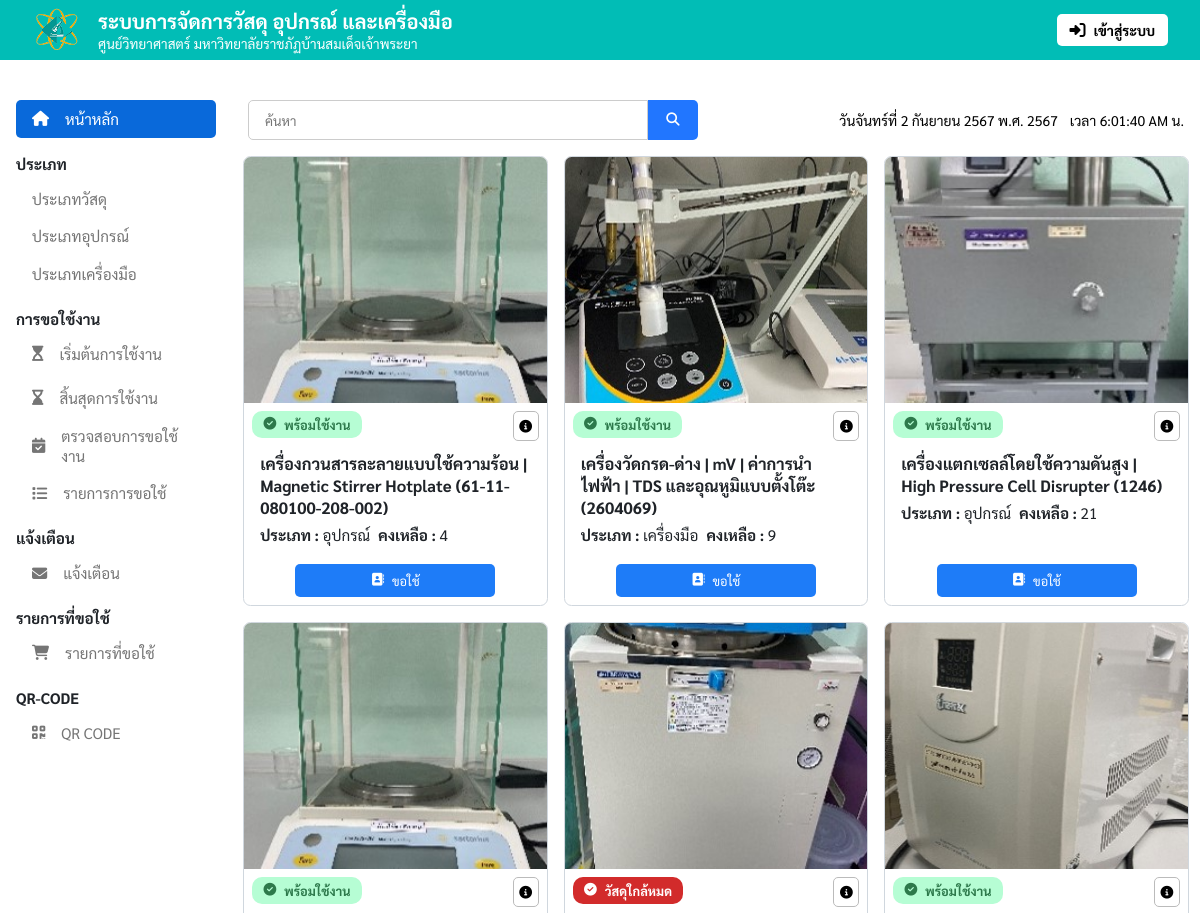
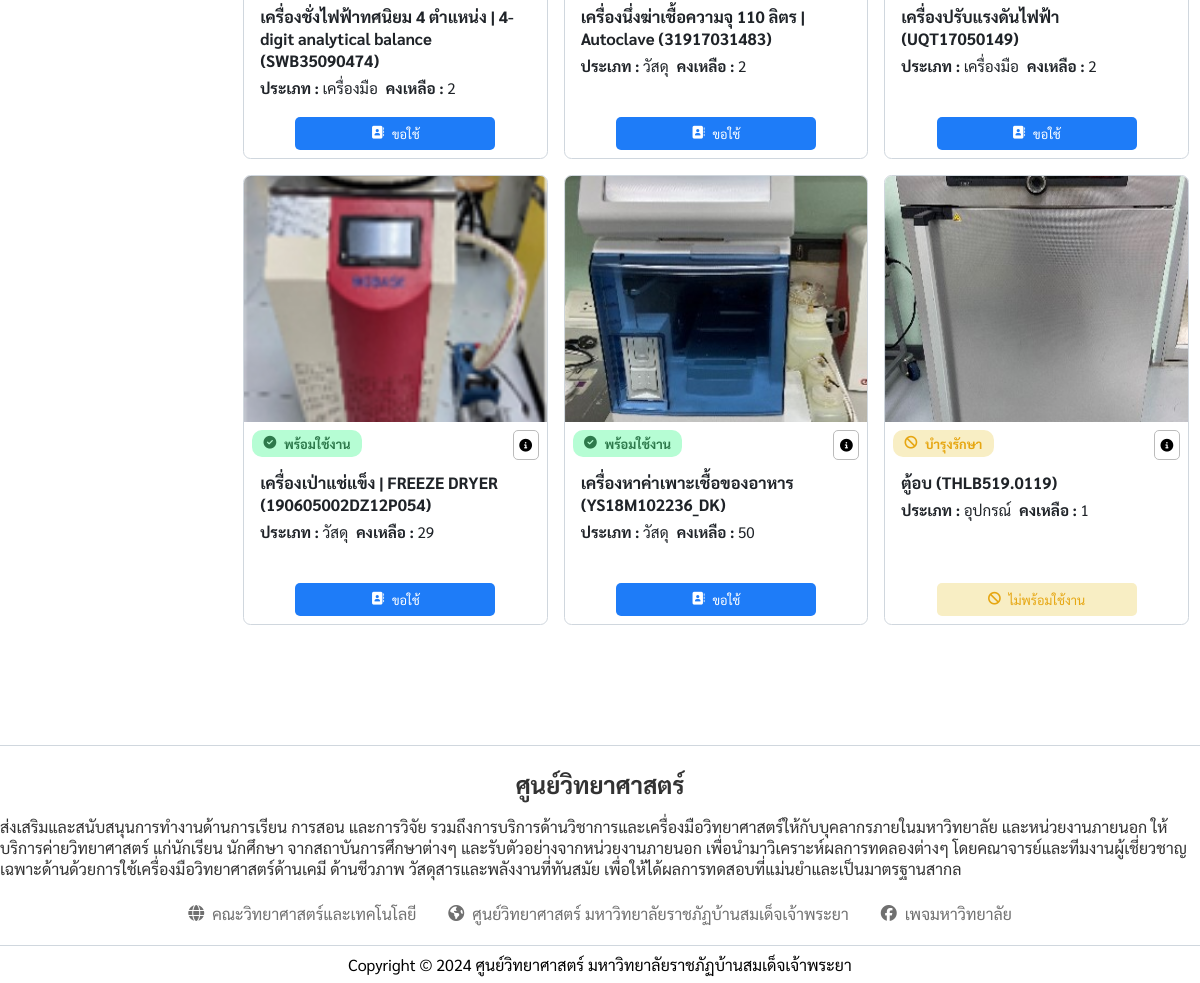
The page / on the database its author committed (2 pictures, top to bottom).
### tables this page shows
CREATE TABLE `crud` (
  `ID` int(100) NOT NULL,
  `img_name` varchar(100) NOT NULL,
  `sci_name` varchar(255) NOT NULL COMMENT 'ชื่ออุปกรณ์',
  `serial_number` varchar(20) NOT NULL,
  `categories` set('วัสดุ','อุปกรณ์','เครื่องมือ') DEFAULT NULL COMMENT 'ประเภทเครื่องมือ',
  `amount` int(10) DEFAULT 0 COMMENT 'จำนวนสินค้าคงเหลือ',
  `uploaded_on` datetime NOT NULL COMMENT 'วันที่อัปโหลด',
  `availability` tinyint(1) NOT NULL COMMENT 'ความพร้อมการใช้งาน'
);

CREATE TABLE `info_sciname` (
  `ID` int(20) NOT NULL,
  `sci_name` varchar(100) NOT NULL,
  `serial_number` varchar(20) NOT NULL,
  `installation_date` date DEFAULT NULL,
  `last_maintenance_date` date DEFAULT NULL,
  `details` varchar(255) DEFAULT NULL,
  `brand` varchar(100) DEFAULT NULL,
  `model` varchar(100) DEFAULT NULL,
  `company` varchar(30) DEFAULT NULL,
  `contact` varchar(20) DEFAULT NULL,
  `contact_number` varchar(12) DEFAULT NULL
);

### assets/config/Database.php (called while the page is built, shortened)
<?php
$base_url = 'http://localhost:8080';
?>

### views/Data.php (the view, shortened to what this page needs)
<div class="content_area" id="content" style="display: none;">
    <div class="content_area_header">
        <form class="contentSearch" method="get">
            <input class="search" type="search" name="search" value="<?= htmlspecialchars($searchValue); ?>" placeholder="ค้นหา">
            <button class="search_btn" type="submit"><i class="fa-solid fa-magnifying-glass"></i></button>
        </form>
        <div class="content_area_nav">
            <div class="date" id="date"></div>
            <div class="time" id="time"></div>
        </div>
    </div>
    <div class="content_area_all">
        <?php if (empty($results)) : ?>
            <div class="grid_content_not_found">
                <span id="B">ไม่พบข้อมูลที่ค้นหา</span>
            </div>
        <?php else : ?>
            <div class="content_area_grid">
                <?php foreach ($results as $data) : ?>
                    <div class="grid_content">
                        <div class="grid_content_header">
                            <div class="content_img">
                                <img src="<?= htmlspecialchars($base_url); ?>/assets/uploads/<?= htmlspecialchars($data['img_name']) ?>" alt="Image">
                            </div>
                        </div>
                        <div class="content_status_details">
                            <?php if ($data['categories'] !== 'วัสดุ' && $data['availability'] == 0) : ?>
                                <div class="ready-to-use">
                                    <i class="fa-solid fa-circle-check"></i>
                                    <span id="B">พร้อมใช้งาน</span>
                                </div>
                            <?php elseif ($data['categories'] !== 'วัสดุ' && $data['availability'] !== 0) : ?>
                                <div class="moderately">
                                    <i class="fa-solid fa-ban"></i>
                                    <span id="B">บำรุงรักษา</span>
                                </div>
                            <?php elseif ($data['categories'] == 'วัสดุ' && $data['amount'] <= 15) : ?>
                                <div class="not-available">
                                    <i class="fa-solid fa-circle-check"></i>
                                    <span id="B">วัสดุใกล้หมด</span>
                                </div>
                            <?php elseif ($data['categories'] == 'วัสดุ' && $data['amount'] > 15) : ?>
                                <div class="ready-to-use">
                                    <i class="fa-solid fa-circle-check"></i>
                                    <span id="B">พร้อมใช้งาน</span>
                                </div>
                            <?php endif ?>
                            <div class="content_details">
                                <a href="/details/<?= htmlspecialchars($data['ID']) ?>" class="details_btn">
                                    <i class="fa-solid fa-circle-info"></i>
                                </a>
                            </div>
                        </div>
                        <div class="grid_content_body">
                            <div class="content_name">
                                <?= htmlspecialchars($data['sci_name']) ?> (<?= htmlspecialchars($data['serial_number']) ?>)
                            </div>
                            <div class="content_categories">
                                <div>
                                    <span id="B">ประเภท : </span><?= htmlspecialchars($data['categories']) ?>
                                </div>
                                <div>
                                    <span id="B">คงเหลือ : </span><?= htmlspecialchars($data['amount']) ?>
                                </div>
                            </div>
                        </div>
                        <div class="grid_content_footer">
                            <div class="content_btn">
                                <?php if ($data['amount'] >= 1 && $data['availability'] == 0) : ?>
                                    <a href="cart?action=add&item=<?= htmlspecialchars($data['serial_number']) ?>" class="used_it">
                                        <i class="fa-solid fa-address-book"></i>
                                        <span>ขอใช้</span>
                                    </a>
                                <?php else : ?>
                                    <div class="not_available">
                                        <i class="fa-solid fa-ban"></i>
                                        <span>ไม่พร้อมใช้งาน</span>
                                    </div>
                                <?php endif; ?>
                            </div>
                        </div>
                    </div>
                <?php endforeach; ?>
            </div>
        <?php endif; ?>
    </div>
</div>

### rows shown on the page
crud: img_name (picture), availability 0 (drawn), info_sciname.sci_name "เครื่องกวนสารละลายแบบใช้ความร้อน | Magnetic Stirrer Hotplate", info_sciname.serial_number "61-11-080100-208-002", categories "อุปกรณ์", amount "4"
crud: img_name (picture), availability 0 (drawn), info_sciname.sci_name "เครื่องวัดกรด-ด่าง | mV | ค่าการนำไฟฟ้า | TDS และอุณหูมิแบบตั้งโต๊ะ", info_sciname.serial_number "2604069", categories "เครื่องมือ", amount "9"
crud: img_name (picture), availability 0 (drawn), info_sciname.sci_name "เครื่องแตกเซลล์โดยใช้ความดันสูง | High Pressure Cell Disrupter", info_sciname.serial_number "1246", categories "อุปกรณ์", amount "21"
crud: img_name (picture), availability 0 (drawn), info_sciname.sci_name "เครื่องชั่งไฟฟ้าทศนิยม 4 ตำแหน่ง | 4-digit analytical balance", info_sciname.serial_number "SWB35090474", categories "เครื่องมือ", amount "2"
crud: img_name (picture), shows "วัสดุใกล้หมด", info_sciname.sci_name "เครื่องนึ่งฆ่าเชื้อความจุ 110 ลิตร | Autoclave", info_sciname.serial_number "31917031483", categories "วัสดุ", amount "2"
crud: img_name (picture), availability 0 (drawn), info_sciname.sci_name "เครื่องปรับแรงดันไฟฟ้า", info_sciname.serial_number "UQT17050149", categories "เครื่องมือ", amount "2"
crud: img_name (picture), shows "พร้อมใช้งาน", info_sciname.sci_name "เครื่องเป่าแช่แข็ง | FREEZE DRYER", info_sciname.serial_number "190605002DZ12P054", categories "วัสดุ", amount "29"
crud: img_name (picture), shows "พร้อมใช้งาน", info_sciname.sci_name "เครื่องหาค่าเพาะเชื้อของอาหาร", info_sciname.serial_number "YS18M102236_DK", categories "วัสดุ", amount "50"
crud: img_name (picture), availability 1 (drawn), info_sciname.sci_name "ตู้อบ", info_sciname.serial_number "THLB519.0119", categories "อุปกรณ์", amount "1"
